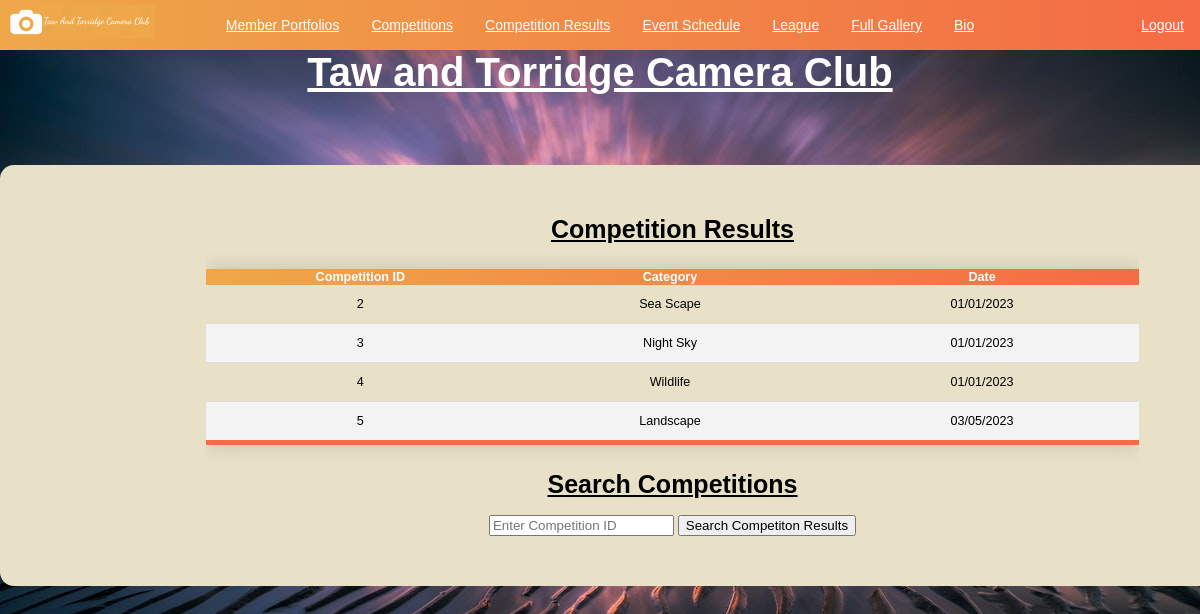
/comp_results.php (signed in), run on the app's committed database.
### tables this page shows
CREATE TABLE `tbl_competitions` (
  `fld_competition_id` int(10) NOT NULL,
  `fld_date` varchar(11) NOT NULL,
  `fld_category` varchar(50) NOT NULL
);

### comp_results.php (the view, shortened to what this page needs)
<?php
    require_once 'config/conn.php';
    require_once 'functions.php';
?>
<!DOCTYPE html>
<html lang="en">
    <head>
        <link href="css/new_style.css" rel="stylesheet">
    </head>
    <body>
        <h1>Taw and Torridge Camera Club</h1>
        <div class="main">
            <div class="wrapper">
                <h3>Competition Results</h3>
                <table class="styled-table">
                    <thead>
                        <tr>
                            <th>Competition ID</th>
                            <th>Category</th>
                            <th>Date</th>
                        </tr>
                    </thead>
                    <tBody>
                        <?php
                            $sql = "SELECT * FROM `taw_and_torridge_cam_club_db`.`tbl_competitions`
                            ORDER BY fld_competition_id ASC";
                            $result = mysqli_query($conn, $sql);
                            if ($result && mysqli_num_rows($result) > 0)
                            {
                                while ($row = mysqli_fetch_assoc($result))
                                {
                                    echo "<tr>
                                            <td>" . $row["fld_competition_id"] . "</td>
                                            <td>" . $row["fld_category"] . "</td>
                                            <td>" . $row["fld_date"] . "</td>
                                        </tr>";
                                }
                            }
                        ?>
                    </tbody>
                </table>
                <h3>Search Competitions</h3>
                <br>
                <form action="" method="POST">
                    <input type="text" name="id" placeholder="Enter Competition ID"/>
                    <input type="submit" name="search" value="Search Competiton Results">
                </form>
            </div>
        </div>
    </body>
</html>

### css/new_style.css (style rules this page uses)
* { font-family: Arial, Helvetica, sans-serif; box-sizing: border-box; margin: 0; overflow: scroll; }
body { font-family: Arial, Helvetica, sans-serif; font-size: 14px; color: rgb(0, 0, 0); background-image: url("sand.png"); background-color: #f0f0f2; width: 100%; height: 100%; background-size: cover; content: ""; position: fixed; left: 0; right: 0; top: 0; bottom: 0; z-index: -1; display: block; }
div.main { width: 1345px; height: auto; margin: 5em auto; padding: 50px; background-color: #E8E1C7; border-radius: 1em; }
.wrapper { width: 75%; height: auto; margin: 0 auto; text-align:center; }
h1 { font-size:40px; font-weight:bold; Text-decoration: underline; text-align: center; color: white; font-family:Arial, Helvetica, sans-serif; }
h3 { font-size:25px; font-weight:bold; Text-decoration: underline; text-align: center; color:rgb(0, 0, 0); font-family:Arial, Helvetica, sans-serif; }
.styled-table { border-collapse: collapse; margin: 25px 0; font-size: 0.9em; font-family: sans-serif; text-align: center; min-width: 400px; box-shadow: 0 0 20px rgba(0, 0, 0, 0.15); width: 100%; }
.styled-table thead tr { background: linear-gradient(to left, #f46b45, #eea849); color: #ffffff; text-align: center; }
styled-table th, .styled-table td { padding: 12px 15px; }
.styled-table tbody tr { border-bottom: 1px solid #dddddd; }
.styled-table tbody tr:nth-of-type(even) { background-color: #f3f3f3; }
.styled-table tbody tr:last-of-type { border-bottom: 5px solid #f46b45; }

### data on the page
tbl_competitions: fld_competition_id "2", fld_category "Sea Scape", fld_date "01/01/2023"
tbl_competitions: fld_competition_id "3", fld_category "Night Sky", fld_date "01/01/2023"
tbl_competitions: fld_competition_id "4", fld_category "Wildlife", fld_date "01/01/2023"
tbl_competitions: fld_competition_id "5", fld_category "Landscape", fld_date "03/05/2023"
